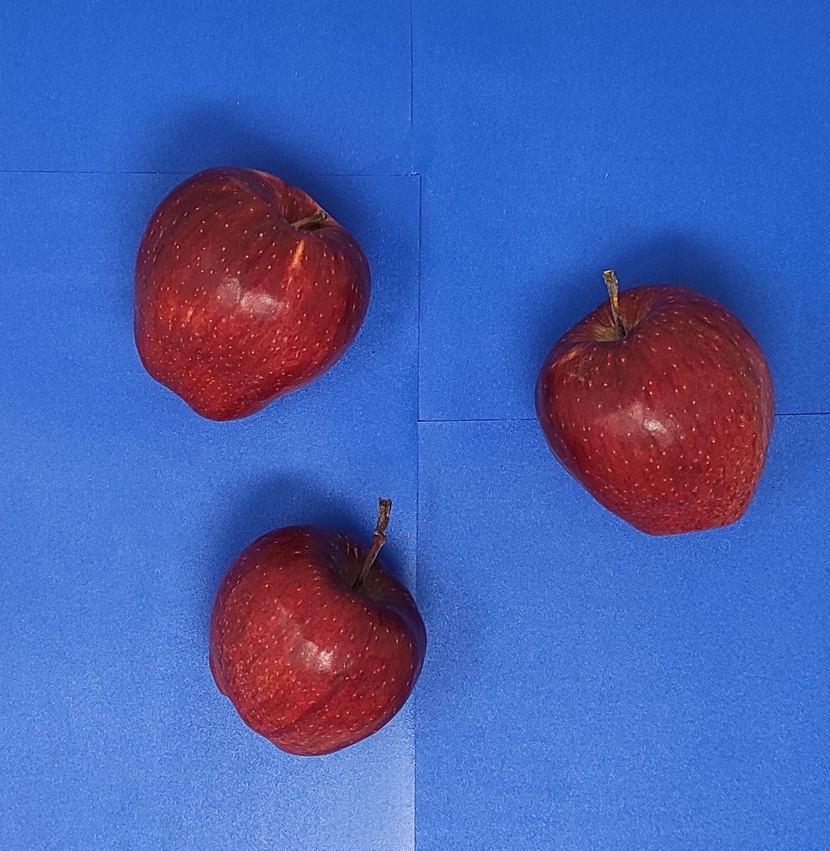
#> input picture apple_masking/apple_image/apple111.jpg, 830 x 851 px, shrunk from 1419 x 1455 before the run, found by its file name
$ python t2_treshoalding.py   (older library calls are emulated)
#> lines starting #> are read from the running program, lines starting #| are printed output that depends on the picture; after the words box and inside, x2 and y2 are one past the last pixel; in counts of white or black regions, pixels touching at a corner belong together
from matplotlib import pyplot as plt
import numpy as np
from skimage.filters import threshold_multiotsu
import cv2


img = cv2.imread(r"D:\agnext\Agnext\OpenCv\apple_masking\apple_image\apple111.jpg", 0)
#> img: shape (851, 830); min 0, max 240, mean 98

#Denoise for better results
#from skimage.restoration import denoise_tv_chambolle
#denoised_img = denoise_tv_chambolle(img, weight=0.1, eps=0.0002, n_iter_max=200, multichannel=False)
plt.imshow(img, cmap='gray')
plt.hist(img.flat, bins=100, range=(100,255))  #.flat returns the flattened numpy array (1D)

##################MANUAL########################
#Can perform manual segmentation but auto works fine
region1 = (img >= 0) & (img <75)
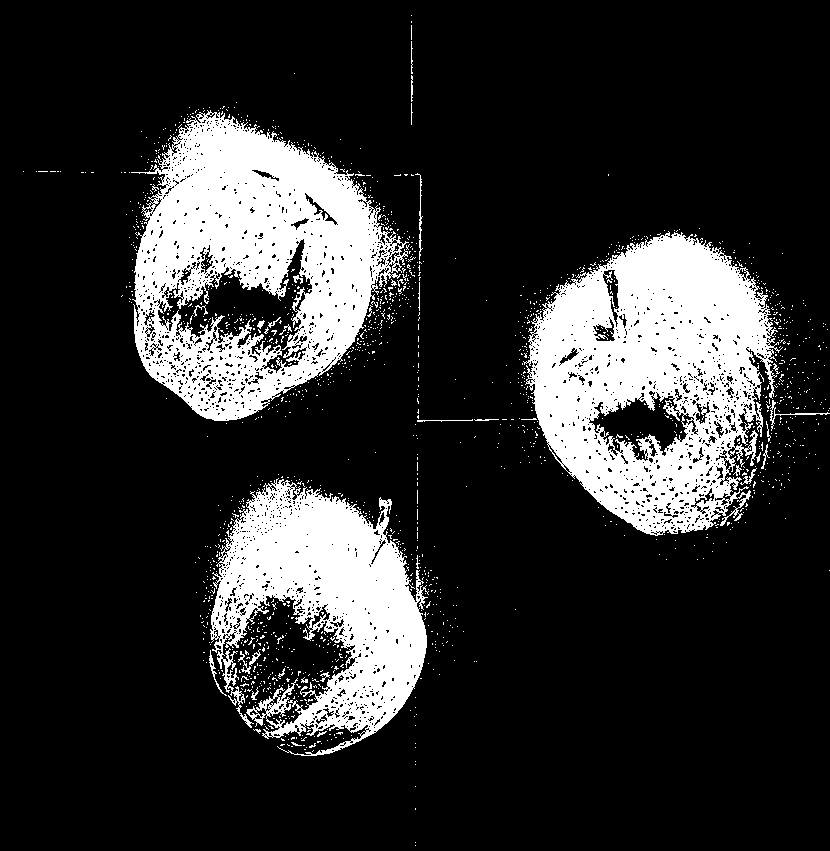
#> region1: shape (851, 830) bool; 18.2% white; 1556 white regions (1521 under 20 px), largest, box (x1, y1, x2, y2) and area: (523, 231, 783, 536) 46590, (131, 110, 409, 421) 45800, (210, 478, 429, 756) 31304
region2 = (img >= 75) & (img <140)
#> region2: shape (851, 830) bool; 77.1% white; 6150 black regions (6000 under 20 px), largest, box (x1, y1, x2, y2) and area: (523, 231, 783, 536) 46824, (194, 478, 429, 851) 46400, (131, 110, 409, 422) 46119
region3 = (img >= 140) & (img <200)
#> region3: shape (851, 830) bool; 4.6% white; 5012 white regions (4893 under 20 px), largest, box (x1, y1, x2, y2) and area: (194, 703, 415, 851) 14569, (131, 821, 169, 851) 232, (176, 793, 196, 831) 225
region4 = (img >= 200) & (img <=255)
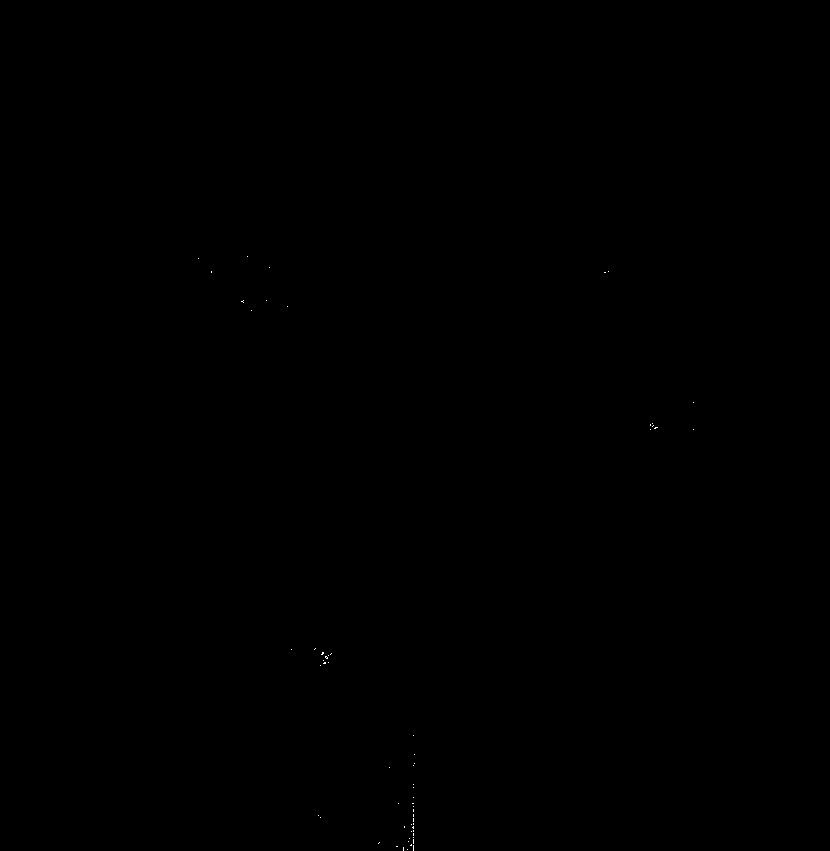
#> region4: shape (851, 830) bool; 0.02% white in thin lines or dots, all inside (x1, y1, x2, y2) = (198, 256, 694, 851)
all_regions = np.zeros((img.shape[0], img.shape[1], 3)) #Create 3 channel blank image of same size as original
all_regions[region1] = (1,0,0)
all_regions[region2] = (0,1,0)
all_regions[region3] = (0,0,1)
all_regions[region4] = (1,1,0)
plt.imshow(all_regions)
##############################################
####AUTO###########################
# Apply multi-Otsu threshold
thresholds = threshold_multiotsu(img, classes=4)
#> thresholds = [74, 102, 126]

# Digitize (segment) original image into multiple classes.
#np.digitize assign values 0, 1, 2, 3, ... to pixels in each class.
regions = np.digitize(img, bins=thresholds)
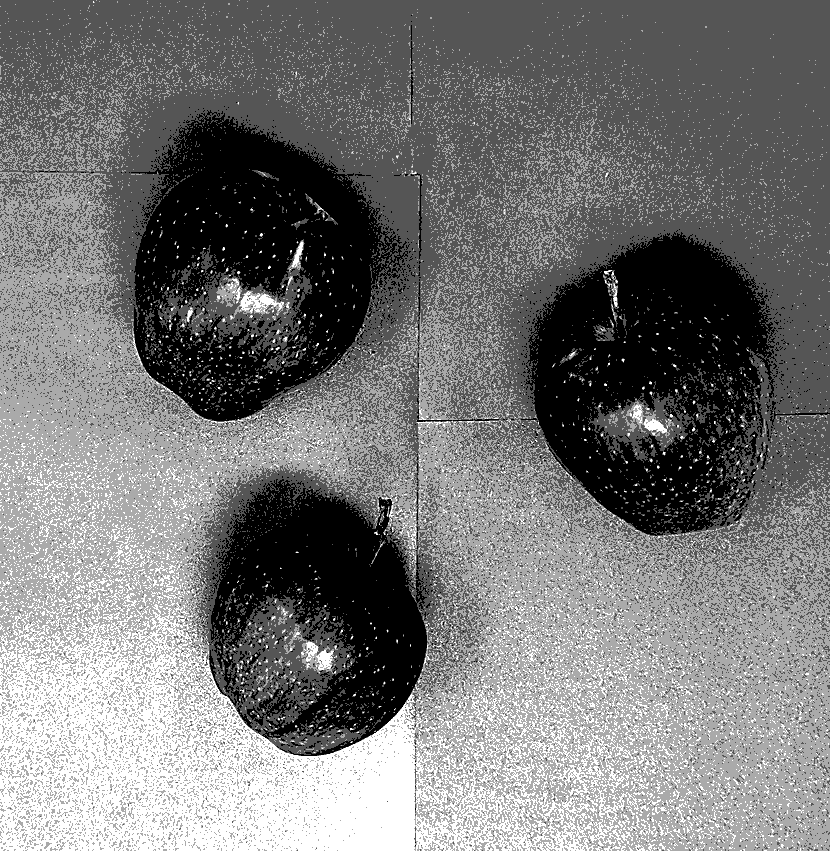
#> regions: shape (851, 830) int64; min 0, max 3, mean 1.4; drawn with min black and max white
plt.imshow(regions)

segm1 = (regions == 0)
#> segm1: shape (851, 830) bool; 17.7% white; 1541 white regions (1499 under 20 px), largest, box (x1, y1, x2, y2) and area: (525, 232, 777, 536) 44888, (131, 110, 408, 421) 44572, (210, 479, 429, 756) 29775
segm2 = (regions == 1)
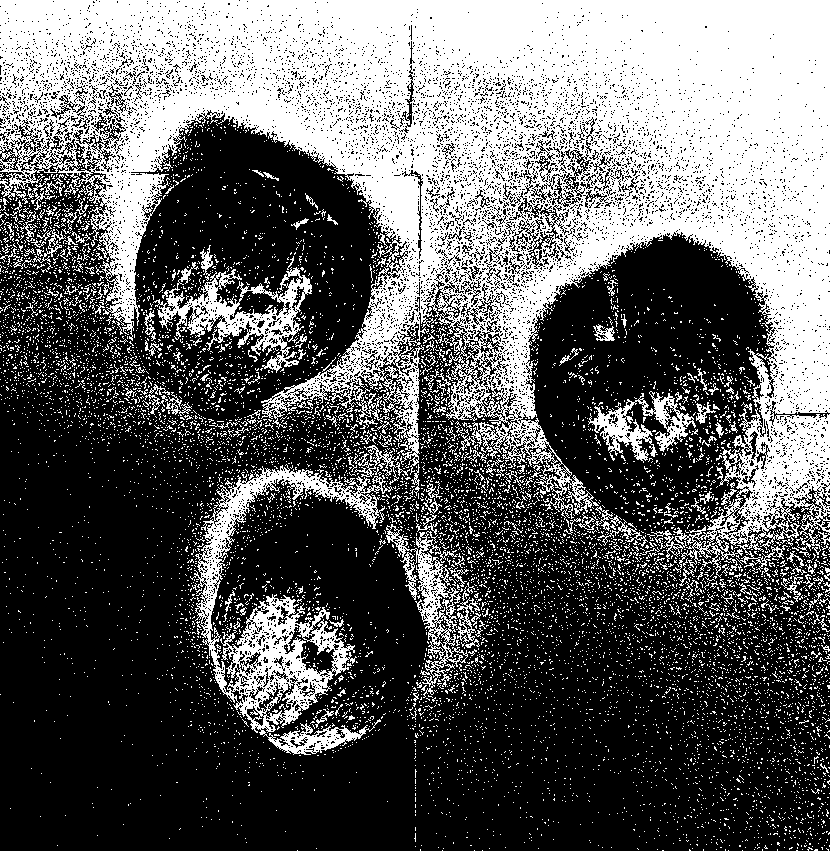
#> segm2: shape (851, 830) bool; 37.7% white; 9731 white regions (9510 under 20 px), largest, box (x1, y1, x2, y2) and area: (0, 0, 830, 578) 205312, (190, 464, 393, 755) 14299, (153, 262, 312, 373) 5168
segm3 = (regions == 2)
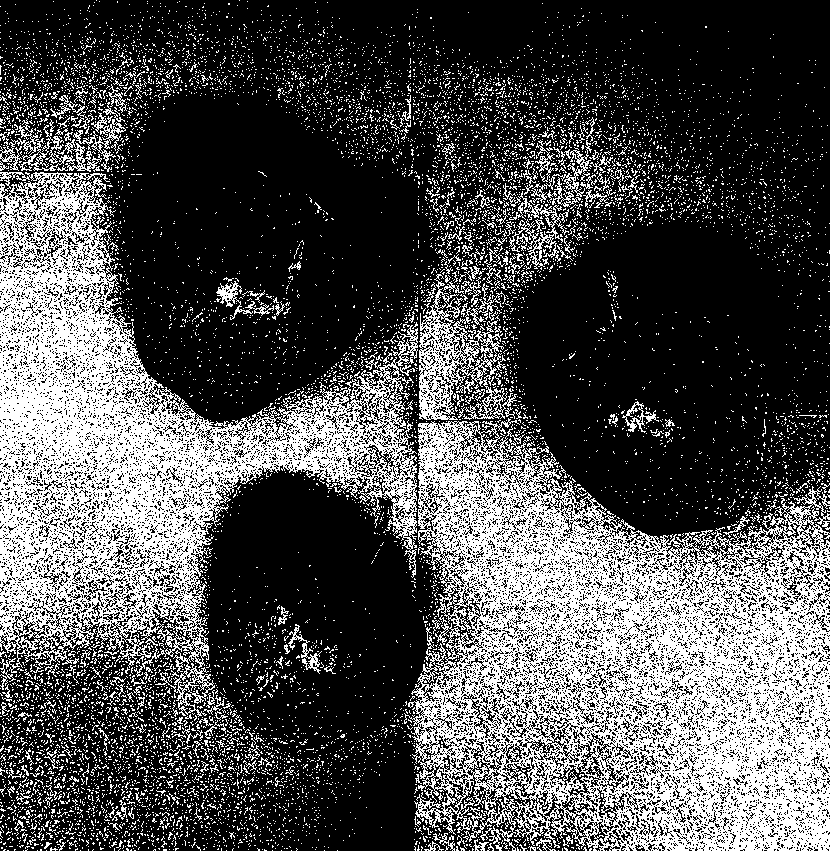
#> segm3: shape (851, 830) bool; 31.5% white in thin lines or dots
segm4 = (regions == 3)
#> segm4: shape (851, 830) bool; 13.1% white; 7733 white regions (7563 under 20 px), largest, box (x1, y1, x2, y2) and area: (0, 604, 597, 851) 63445, (549, 726, 630, 799) 1192, (588, 787, 639, 851) 718


#We can use binary opening and closing operations to clean up.
#Open takes care of isolated pixels within the window
#Closing takes care of isolated holes within the defined window

from scipy import ndimage as nd

segm1_opened = nd.binary_opening(segm1, np.ones((3,3)))
#> segm1_opened: shape (851, 830) bool; 15.2% white; 156 white regions (110 under 20 px), largest, box (x1, y1, x2, y2) and area: (530, 236, 769, 534) 39970, (134, 119, 380, 421) 38574, (217, 484, 427, 736) 25216
segm1_closed = nd.binary_closing(segm1_opened, np.ones((3,3)))
#> segm1_closed: shape (851, 830) bool; 16.1% white; 74 white regions (51 under 20 px), largest, box (x1, y1, x2, y2) and area: (530, 236, 769, 534) 43159, (134, 117, 381, 421) 41999, (211, 484, 427, 739) 27363

segm2_opened = nd.binary_opening(segm2, np.ones((3,3)))
#> segm2_opened: shape (851, 830) bool; 25% white; 787 white regions (535 under 20 px), largest, box (x1, y1, x2, y2) and area: (0, 0, 830, 414) 145950, (749, 415, 830, 516) 3964, (253, 605, 328, 688) 1915
segm2_closed = nd.binary_closing(segm2_opened, np.ones((3,3)))
#> segm2_closed: shape (851, 830) bool; 27% white; 367 white regions (245 under 20 px), largest, box (x1, y1, x2, y2) and area: (1, 1, 829, 516) 168526, (233, 597, 328, 693) 2982, (189, 283, 299, 351) 2237

segm3_opened = nd.binary_opening(segm3, np.ones((3,3)))
#> segm3_opened: shape (851, 830) bool; 12.9% white; 1486 white regions (965 under 20 px), largest, box (x1, y1, x2, y2) and area: (0, 266, 264, 553) 20465, (677, 577, 830, 851) 16774, (639, 589, 724, 669) 2228
segm3_closed = nd.binary_closing(segm3_opened, np.ones((3,3)))
#> segm3_closed: shape (851, 830) bool; 15.1% white; 610 white regions (389 under 20 px), largest, box (x1, y1, x2, y2) and area: (1, 220, 272, 616) 37148, (581, 550, 829, 850) 36843, (418, 423, 606, 672) 10960

segm4_opened = nd.binary_opening(segm4, np.ones((3,3)))
#> segm4_opened: shape (851, 830) bool; 5.6% white; 401 white regions (268 under 20 px), largest, box (x1, y1, x2, y2) and area: (69, 707, 415, 851) 21573, (75, 699, 169, 792) 2295, (60, 659, 108, 792) 1941
segm4_closed = nd.binary_closing(segm4_opened, np.ones((3,3)))
#> segm4_closed: shape (851, 830) bool; 6.4% white; 178 white regions (130 under 20 px), largest, box (x1, y1, x2, y2) and area: (1, 655, 435, 850) 40947, (241, 295, 273, 308) 231, (23, 794, 47, 815) 188

all_segments_cleaned = np.zeros((img.shape[0], img.shape[1], 3))

all_segments_cleaned[segm1_closed] = (1,0,0)
all_segments_cleaned[segm2_closed] = (0,1,0)
all_segments_cleaned[segm3_closed] = (0,0,1)
all_segments_cleaned[segm4_closed] = (1,1,0)

plt.imshow(all_segments_cleaned)  #All the noise should be cleaned now
plt.imsave("images/BSE_segmented.jpg", all_segments_cleaned)
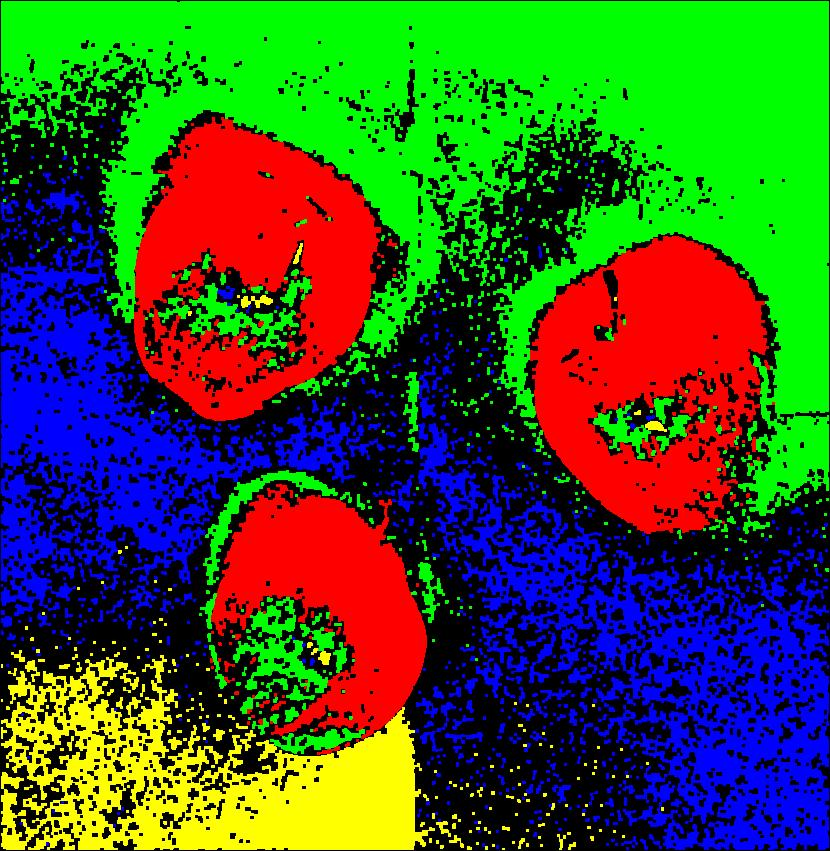
#> saved as BSE_segmented.jpg: shape (851, 830, 3); mean R, G, B 60.6, 86.7, 43.6
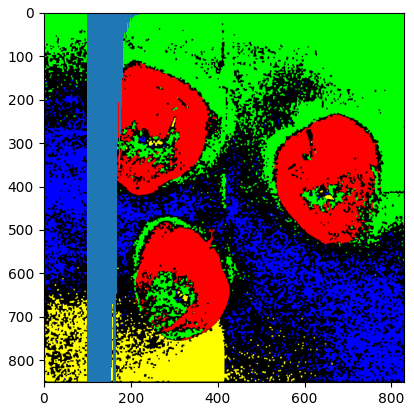
#> figure drawn by matplotlib, 1 panel

$ run again, with apple_masking/apple_image/apple222.jpg copied over apple_masking/apple_image/apple111.jpg
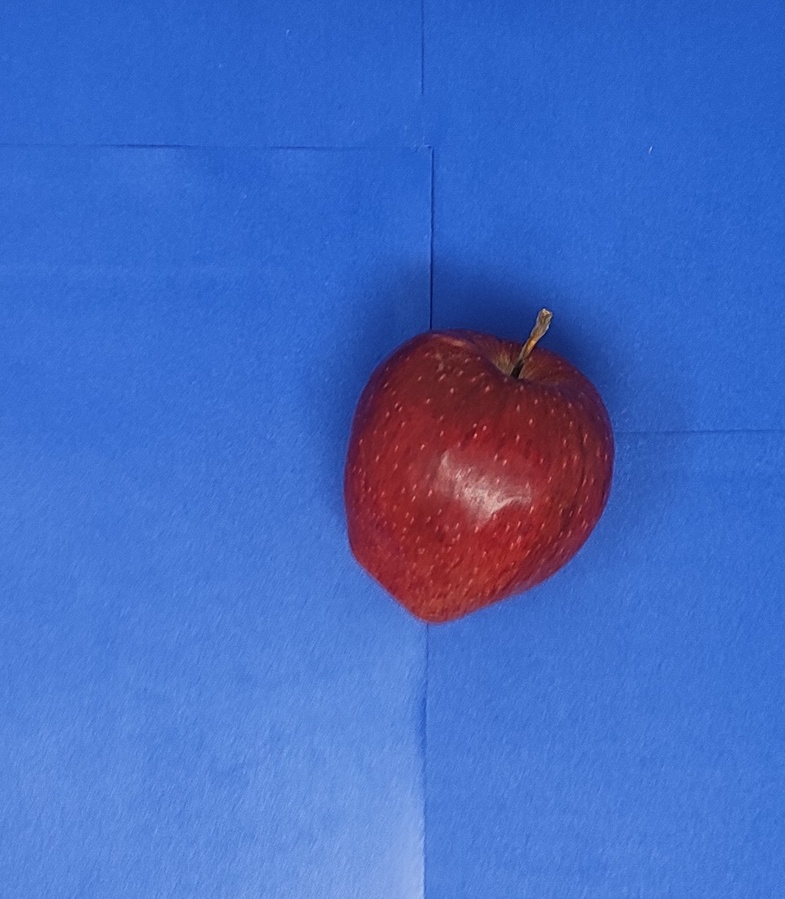
#> input picture apple_masking/apple_image/apple222.jpg, 785 x 899 px, shrunk from 1148 x 1316 before the run, found by its file name
#> `region1 = (img >= 0) & (img <75)`:
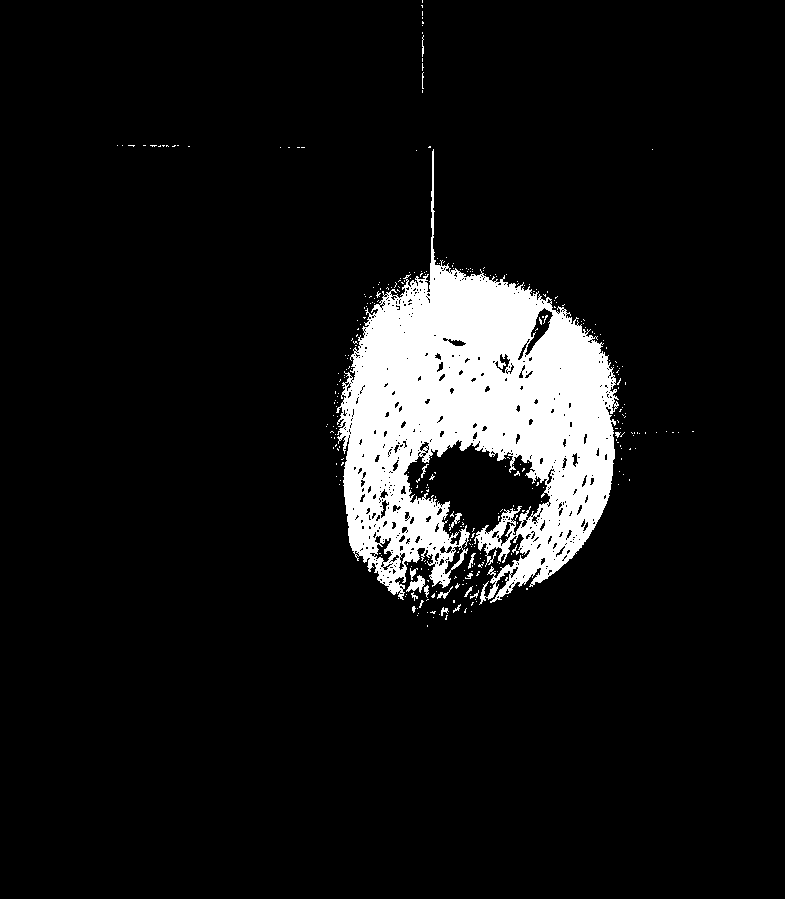
#> region1: shape (899, 785) bool; 8.5% white; 328 white regions (310 under 20 px), largest, box (x1, y1, x2, y2) and area: (336, 149, 619, 605) 58200, (406, 575, 425, 593) 161, (449, 513, 462, 531) 64
#> region2: shape (899, 785) bool; 87.6% white; 2254 black regions (2185 under 20 px), largest, box (x1, y1, x2, y2) and area: (336, 149, 619, 605) 58274, (229, 725, 425, 899) 20710, (461, 477, 514, 518) 684
#> region3: shape (899, 785) bool; 4% white; 1941 white regions (1890 under 20 px), largest, box (x1, y1, x2, y2) and area: (229, 725, 425, 899) 20710, (461, 477, 514, 518) 683, (191, 861, 210, 885) 94
#> region4: shape (899, 785) bool; 0% white in thin lines or dots, all inside (x1, y1, x2, y2) = (491, 512, 492, 513)
#> thresholds = [78, 105, 125]
#> regions: shape (899, 785) int64; 4 distinct labels, from 0 to 3
#> segm1: shape (899, 785) bool; 9.2% white; 344 white regions (324 under 20 px), largest, box (x1, y1, x2, y2) and area: (328, 149, 623, 605) 63511, (464, 550, 477, 572) 88, (436, 584, 453, 599) 69
#> segm2: shape (899, 785) bool; 43% white; 3840 white regions (3714 under 20 px), largest, box (x1, y1, x2, y2) and area: (0, 0, 785, 671) 286882, (164, 337, 217, 385) 560, (6, 358, 43, 390) 365
#> segm3: shape (899, 785) bool; 31.7% white; 6178 white regions (6028 under 20 px), largest, box (x1, y1, x2, y2) and area: (0, 225, 785, 899) 197843, (99, 148, 175, 207) 1813, (438, 450, 478, 492) 455
#> segm4: shape (899, 785) bool; 16.1% white; 3354 white regions (3210 under 20 px), largest, box (x1, y1, x2, y2) and area: (0, 598, 445, 899) 95449, (457, 849, 559, 899) 1465, (452, 469, 522, 519) 1260
#> segm1_opened: shape (899, 785) bool; 8.6% white; 40 white regions (17 under 20 px), largest, box (x1, y1, x2, y2) and area: (337, 249, 618, 602) 59692, (407, 575, 429, 595) 215, (449, 512, 463, 528) 128
#> segm1_closed: shape (899, 785) bool; 8.9% white; 18 white regions (8 under 20 px), largest, box (x1, y1, x2, y2) and area: (337, 249, 619, 602) 62596, (467, 552, 476, 570) 62, (438, 592, 447, 599) 49
#> segm2_opened: shape (899, 785) bool; 37.6% white; 367 white regions (227 under 20 px), largest, box (x1, y1, x2, y2) and area: (0, 0, 785, 626) 249082, (699, 456, 785, 536) 3281, (448, 445, 530, 488) 1236
#> segm2_closed: shape (899, 785) bool; 38.9% white; 192 white regions (124 under 20 px), largest, box (x1, y1, x2, y2) and area: (1, 1, 784, 626) 265627, (448, 445, 530, 491) 1307, (407, 454, 477, 531) 1244
#> segm3_opened: shape (899, 785) bool; 23.3% white; 620 white regions (375 under 20 px), largest, box (x1, y1, x2, y2) and area: (418, 555, 785, 899) 77306, (0, 330, 407, 670) 67435, (4, 309, 53, 367) 1207
#> segm3_closed: shape (899, 785) bool; 25.4% white; 311 white regions (201 under 20 px), largest, box (x1, y1, x2, y2) and area: (412, 527, 784, 898) 89761, (1, 306, 407, 682) 79337, (123, 149, 166, 194) 623
#> segm4_opened: shape (899, 785) bool; 12.5% white; 204 white regions (144 under 20 px), largest, box (x1, y1, x2, y2) and area: (0, 630, 425, 899) 82494, (455, 473, 512, 518) 1089, (114, 665, 137, 691) 287
#> segm4_closed: shape (899, 785) bool; 13.1% white; 120 white regions (86 under 20 px), largest, box (x1, y1, x2, y2) and area: (1, 630, 453, 898) 88635, (455, 473, 512, 518) 1184, (518, 874, 531, 898) 134
#> `plt.imsave("images/BSE_segmented.jpg", all_segments_cleaned)`:
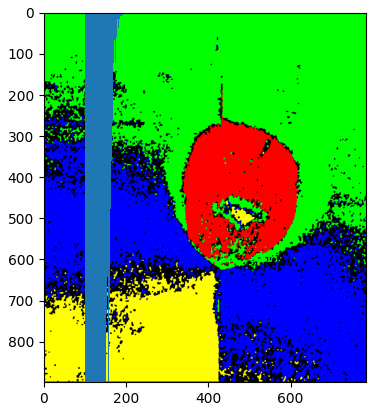
#> figure drawn by matplotlib, 1 panel
